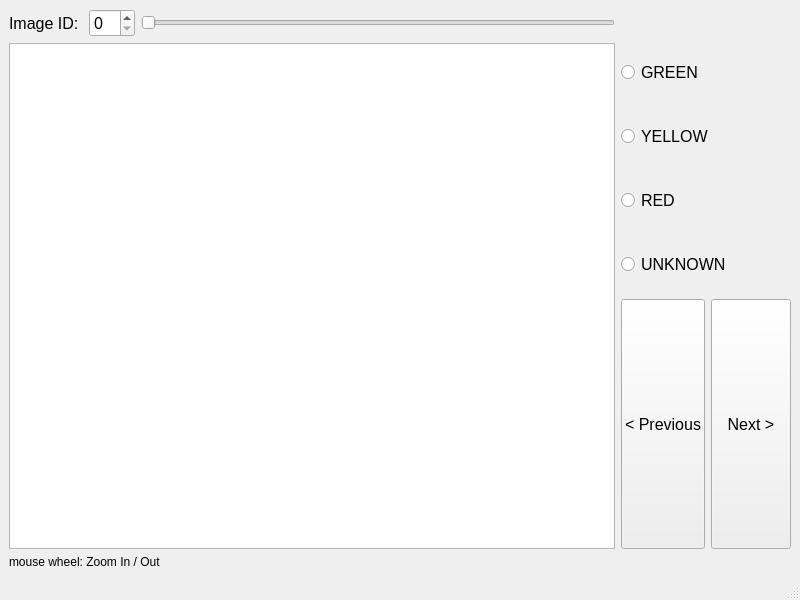
<?xml version="1.0" encoding="UTF-8"?>
<ui version="4.0">
 <class>LabelMakerGui</class>
 <widget class="QMainWindow" name="LabelMakerGui">
  <property name="geometry">
   <rect>
    <x>0</x>
    <y>0</y>
    <width>800</width>
    <height>600</height>
   </rect>
  </property>
  <property name="windowTitle">
   <string>road_wizard/Label_Maker</string>
  </property>
  <property name="styleSheet">
   <string notr="true"/>
  </property>
  <widget class="QWidget" name="centralwidget">
   <layout class="QGridLayout" name="gridLayout">
    <item row="0" column="1">
     <layout class="QHBoxLayout" name="horizontalLayout_2">
      <item>
       <widget class="QLabel" name="label">
        <property name="sizePolicy">
         <sizepolicy hsizetype="Fixed" vsizetype="Preferred">
          <horstretch>0</horstretch>
          <verstretch>0</verstretch>
         </sizepolicy>
        </property>
        <property name="font">
         <font>
          <pointsize>12</pointsize>
         </font>
        </property>
        <property name="text">
         <string>Image ID: </string>
        </property>
       </widget>
      </item>
      <item>
       <widget class="QSpinBox" name="image_id_spin_box_">
        <property name="font">
         <font>
          <pointsize>12</pointsize>
         </font>
        </property>
       </widget>
      </item>
      <item>
       <widget class="QSlider" name="image_id_horizontal_slider_">
        <property name="orientation">
         <enum>Qt::Horizontal</enum>
        </property>
       </widget>
      </item>
     </layout>
    </item>
    <item row="1" column="2">
     <layout class="QVBoxLayout" name="verticalLayout_2">
      <item>
       <layout class="QVBoxLayout" name="verticalLayout">
        <item>
         <widget class="QRadioButton" name="green_radio_button_">
          <property name="sizePolicy">
           <sizepolicy hsizetype="Preferred" vsizetype="Preferred">
            <horstretch>0</horstretch>
            <verstretch>0</verstretch>
           </sizepolicy>
          </property>
          <property name="font">
           <font>
            <pointsize>12</pointsize>
           </font>
          </property>
          <property name="cursor">
           <cursorShape>PointingHandCursor</cursorShape>
          </property>
          <property name="text">
           <string>GREEN</string>
          </property>
          <property name="iconSize">
           <size>
            <width>24</width>
            <height>24</height>
           </size>
          </property>
          <attribute name="buttonGroup">
           <string notr="true">radio_button_group_</string>
          </attribute>
         </widget>
        </item>
        <item>
         <widget class="QRadioButton" name="yellow_radio_button_">
          <property name="sizePolicy">
           <sizepolicy hsizetype="Preferred" vsizetype="Preferred">
            <horstretch>0</horstretch>
            <verstretch>0</verstretch>
           </sizepolicy>
          </property>
          <property name="font">
           <font>
            <pointsize>12</pointsize>
           </font>
          </property>
          <property name="cursor">
           <cursorShape>PointingHandCursor</cursorShape>
          </property>
          <property name="text">
           <string>YELLOW</string>
          </property>
          <property name="iconSize">
           <size>
            <width>24</width>
            <height>24</height>
           </size>
          </property>
          <attribute name="buttonGroup">
           <string notr="true">radio_button_group_</string>
          </attribute>
         </widget>
        </item>
        <item>
         <widget class="QRadioButton" name="red_radio_button_">
          <property name="sizePolicy">
           <sizepolicy hsizetype="Preferred" vsizetype="Preferred">
            <horstretch>0</horstretch>
            <verstretch>0</verstretch>
           </sizepolicy>
          </property>
          <property name="font">
           <font>
            <pointsize>12</pointsize>
           </font>
          </property>
          <property name="cursor">
           <cursorShape>PointingHandCursor</cursorShape>
          </property>
          <property name="text">
           <string>RED</string>
          </property>
          <property name="iconSize">
           <size>
            <width>24</width>
            <height>24</height>
           </size>
          </property>
          <attribute name="buttonGroup">
           <string notr="true">radio_button_group_</string>
          </attribute>
         </widget>
        </item>
        <item>
         <widget class="QRadioButton" name="unknown_radio_button_">
          <property name="sizePolicy">
           <sizepolicy hsizetype="Preferred" vsizetype="Preferred">
            <horstretch>0</horstretch>
            <verstretch>0</verstretch>
           </sizepolicy>
          </property>
          <property name="font">
           <font>
            <pointsize>12</pointsize>
           </font>
          </property>
          <property name="cursor">
           <cursorShape>PointingHandCursor</cursorShape>
          </property>
          <property name="text">
           <string>UNKNOWN</string>
          </property>
          <property name="iconSize">
           <size>
            <width>24</width>
            <height>24</height>
           </size>
          </property>
          <attribute name="buttonGroup">
           <string notr="true">radio_button_group_</string>
          </attribute>
         </widget>
        </item>
       </layout>
      </item>
      <item>
       <layout class="QHBoxLayout" name="horizontalLayout">
        <item>
         <widget class="QPushButton" name="previous_push_button_">
          <property name="sizePolicy">
           <sizepolicy hsizetype="Preferred" vsizetype="Preferred">
            <horstretch>0</horstretch>
            <verstretch>0</verstretch>
           </sizepolicy>
          </property>
          <property name="font">
           <font>
            <pointsize>12</pointsize>
           </font>
          </property>
          <property name="toolTip">
           <string>Save the selection and Go Previous image</string>
          </property>
          <property name="text">
           <string>&lt; Previous</string>
          </property>
         </widget>
        </item>
        <item>
         <widget class="QPushButton" name="next_push_button_">
          <property name="sizePolicy">
           <sizepolicy hsizetype="Preferred" vsizetype="Preferred">
            <horstretch>0</horstretch>
            <verstretch>0</verstretch>
           </sizepolicy>
          </property>
          <property name="font">
           <font>
            <pointsize>12</pointsize>
           </font>
          </property>
          <property name="toolTip">
           <string>Save the selection and Go Next image</string>
          </property>
          <property name="whatsThis">
           <string/>
          </property>
          <property name="accessibleDescription">
           <string/>
          </property>
          <property name="text">
           <string>Next &gt;</string>
          </property>
         </widget>
        </item>
       </layout>
      </item>
     </layout>
    </item>
    <item row="1" column="1">
     <widget class="CustomGraphicsView" name="graphics_view_"/>
    </item>
    <item row="2" column="1">
     <widget class="QLabel" name="label_2">
      <property name="text">
       <string>mouse wheel: Zoom In / Out</string>
      </property>
     </widget>
    </item>
   </layout>
  </widget>
  <widget class="QStatusBar" name="statusbar"/>
 </widget>
 <customwidgets>
  <customwidget>
   <class>CustomGraphicsView</class>
   <extends>QGraphicsView</extends>
   <header location="global">custom_graphics_view.h</header>
  </customwidget>
 </customwidgets>
 <resources/>
 <connections/>
 <buttongroups>
  <buttongroup name="radio_button_group_"/>
 </buttongroups>
</ui>
